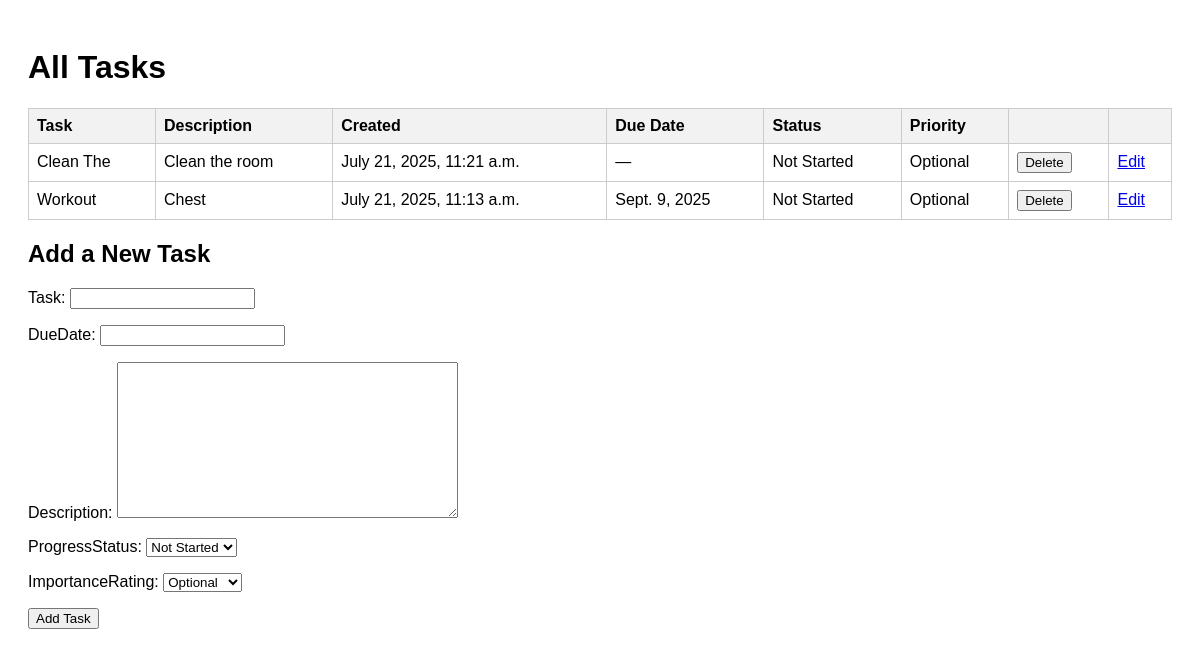
Before: / with the older database file.
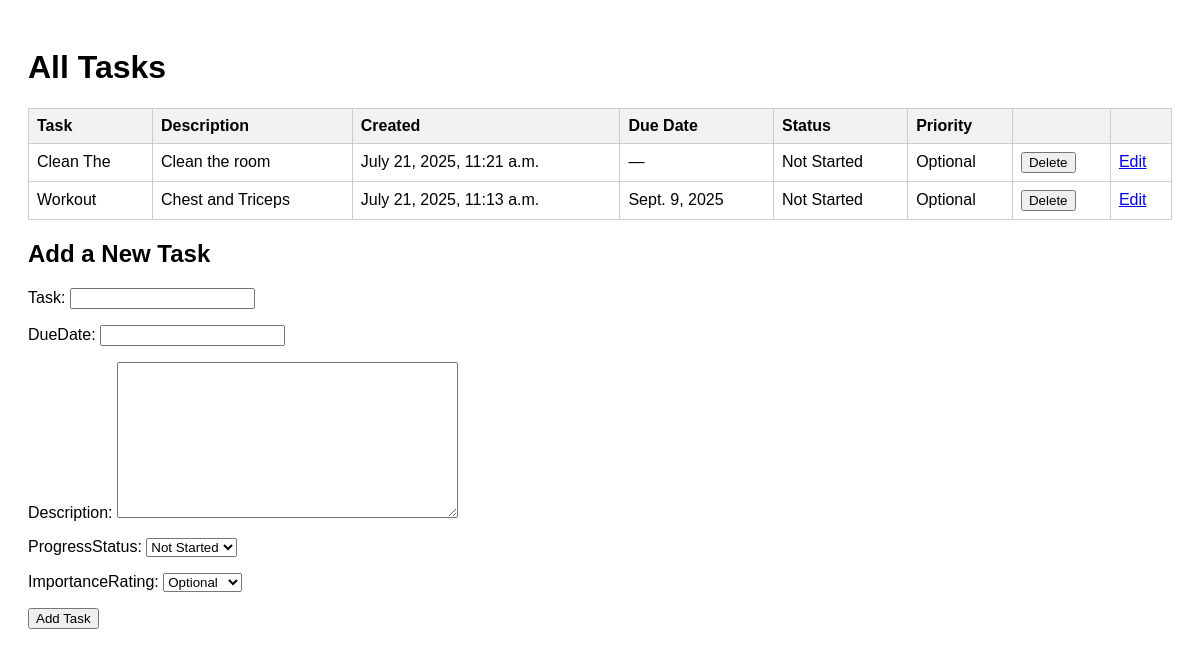
After: the same page with the newer database file.
### tasks/models.py (models this page shows, shortened)
class Tasks(models.Model):
    class ProgressStatus(models.TextChoices):
        NOTSTARTER = 'not_started','Not Started'
        INPROGRESS = 'in_progress', 'In Progress'
        FINISHED = 'finished', 'Finished'
    class ImportanceRating(models.TextChoices):
        OPTIONAL = 'optional', 'Optional'
        MEDIUM = 'medium', 'Medium'
        IMPORTANT = 'important', 'Important'
    task = models.CharField( max_length=20 )
    dateTimeCreated = models.DateTimeField( default = timezone.now)
    dueDate = models.DateField( null = True, blank = True)
    description = models.TextField( blank = True )
    progressStatus = models.CharField(
        max_length = 20,
        choices = ProgressStatus.choices,
        default = ProgressStatus.NOTSTARTER
        )
    importanceRating = models.CharField(
        max_length = 20,
        choices = ImportanceRating.choices,
        default = ImportanceRating.OPTIONAL
    )
    class Meta:
        ordering = ['-dateTimeCreated']

### tasks/views.py (the view, shortened to what this page needs)
# urls.py: path('', createTask, name = 'Main page URL'),
def createTask(request):
    alreadyExistingDatabase = Tasks.objects.all()
    form = TaskCreationForm()
    context = {
        'form' : form,
        'tasks' : alreadyExistingDatabase
    }
    return render(request, 'createTask.html', context)

### tasks/forms.py
class TaskCreationForm(forms.ModelForm):
    class Meta:
        model = Tasks
        fields = ('task','dueDate','description','progressStatus','importanceRating')

### tasks/templates/createTask.html (shortened to what this page needs)
<!DOCTYPE html>
<html>
<head>
</head>
<body>
    <h1>All Tasks</h1>
    <table>
        <thead>
            <tr>
                <th>Task</th>
                <th>Description</th>
                <th>Created</th>
                <th>Due Date</th>
                <th>Status</th>
                <th>Priority</th>
                <th></th>
                <th></th>
            </tr>
        </thead>
        <tbody>
            {% for task in tasks %}
            <tr>
                <td>{{ task.task }}</td>
                <td>{{ task.description }}</td>
                <td>{{ task.dateTimeCreated }}</td>
                <td>{{ task.dueDate|default:"—" }}</td>
                <td>{{ task.get_progressStatus_display }}</td>
                <td>{{ task.get_importanceRating_display }}</td>
                <td>
                    <form action="{% url 'Delete page url' task.id %}" method="post" style="display:inline;">
                        <button type="submit">Delete</button>
                    </form>
                </td>
                <td>
                    <a href="{% url 'Edit page URL' task.id %}">Edit</a>
                </td>
            </tr>
            {% empty %}
            <tr><td colspan="8">No tasks available.</td></tr>
            {% endfor %}
        </tbody>
    </table>
    <h2>Add a New Task</h2>
    <form method="post" action="{% url 'Main page URL' %}">
        {{ form.as_p }}
        <button type="submit">Add Task</button>
    </form>
</body>
</html>

### tasks/templates/createTask.html (style rules this page uses)
body { font-family: Arial, sans-serif; padding: 20px; }
table { border-collapse: collapse; width: 100%; }
th, td { border: 1px solid #ccc; padding: 8px; text-align: left; }
th { background-color: #f2f2f2; }

Changed rows visible on the page:
changed Tasks "Workout": description "Chest" → "Chest and Triceps"
